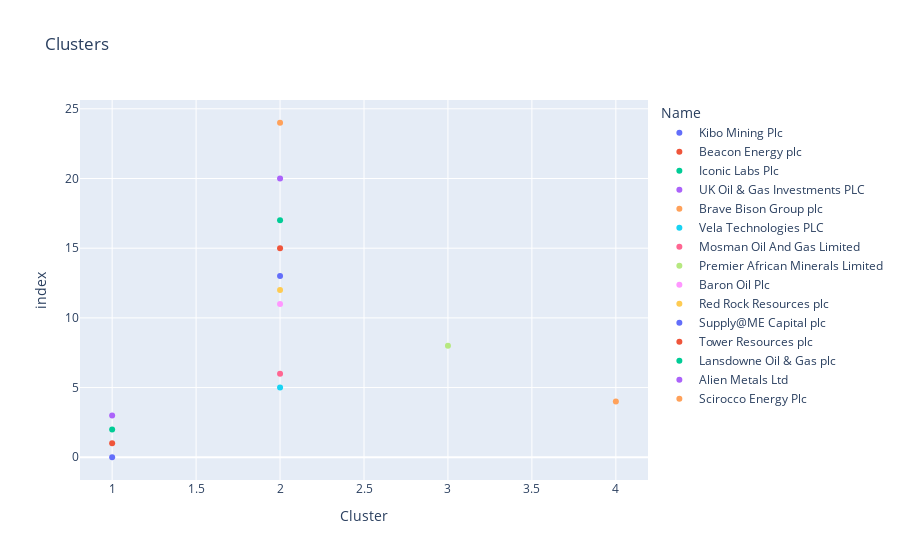

The notebook cell saved with this chart:
### Markdown cell above
### Clustering Evaluation

It will be hard to strictly assume that each group will have a set characteristics due to the nature of the data, however we can create visuals to help understand each cluster regardless of the number of clusters formed

### Code cell
display(px.scatter(stocks, "Cluster" , "index" ,"Name",title="Clusters"))

### Figure 1 — Plotly figure (JSON) as saved in the notebook; plotly's stock layout.template omitted (floating-point values rounded to 4 significant figures)
{"data": [{"hovertemplate": "Name=Kibo Mining Plc<br>Cluster=%{x}<br>index=%{y}<extra></extra>", "legendgroup": "Kibo Mining Plc", "marker": {"color": "#636efa", "symbol": "circle"}, "mode": "markers", "name": "Kibo Mining Plc", "orientation": "v", "showlegend": true, "type": "scatter", "x": [1], "xaxis": "x", "y": [0], "yaxis": "y"}, {"hovertemplate": "Name=Beacon Energy plc<br>Cluster=%{x}<br>index=%{y}<extra></extra>", "legendgroup": "Beacon Energy plc", "marker": {"color": "#EF553B", "symbol": "circle"}, "mode": "markers", "name": "Beacon Energy plc", "orientation": "v", "showlegend": true, "type": "scatter", "x": [1], "xaxis": "x", "y": [1], "yaxis": "y"}, {"hovertemplate": "Name=Iconic Labs Plc<br>Cluster=%{x}<br>index=%{y}<extra></extra>", "legendgroup": "Iconic Labs Plc", "marker": {"color": "#00cc96", "symbol": "circle"}, "mode": "markers", "name": "Iconic Labs Plc", "orientation": "v", "showlegend": true, "type": "scatter", "x": [1], "xaxis": "x", "y": [2], "yaxis": "y"}, {"hovertemplate": "Name=UK Oil & Gas Investments PLC<br>Cluster=%{x}<br>index=%{y}<extra></extra>", "legendgroup": "UK Oil & Gas Investments PLC", "marker": {"color": "#ab63fa", "symbol": "circle"}, "mode": "markers", "name": "UK Oil & Gas Investments PLC", "orientation": "v", "showlegend": true, "type": "scatter", "x": [1], "xaxis": "x", "y": [3], "yaxis": "y"}, {"hovertemplate": "Name=Brave Bison Group plc<br>Cluster=%{x}<br>index=%{y}<extra></extra>", "legendgroup": "Brave Bison Group plc", "marker": {"color": "#FFA15A", "symbol": "circle"}, "mode": "markers", "name": "Brave Bison Group plc", "orientation": "v", "showlegend": true, "type": "scatter", "x": [4], "xaxis": "x", "y": [4], "yaxis": "y"}, {"hovertemplate": "Name=Vela Technologies PLC<br>Cluster=%{x}<br>index=%{y}<extra></extra>", "legendgroup": "Vela Technologies PLC", "marker": {"color": "#19d3f3", "symbol": "circle"}, "mode": "markers", "name": "Vela Technologies PLC", "orientation": "v", "showlegend": true, "type": "scatter", "x": [2], "xaxis": "x", "y": [5], "yaxis": "y"}, {"hovertemplate": "Name=Mosman Oil And Gas Limited<br>Cluster=%{x}<br>index=%{y}<extra></extra>", "legendgroup": "Mosman Oil And Gas Limited", "marker": {"color": "#FF6692", "symbol": "circle"}, "mode": "markers", "name": "Mosman Oil And Gas Limited", "orientation": "v", "showlegend": true, "type": "scatter", "x": [2], "xaxis": "x", "y": [6], "yaxis": "y"}, {"hovertemplate": "Name=Premier African Minerals Limited<br>Cluster=%{x}<br>index=%{y}<extra></extra>", "legendgroup": "Premier African Minerals Limited", "marker": {"color": "#B6E880", "symbol": "circle"}, "mode": "markers", "name": "Premier African Minerals Limited", "orientation": "v", "showlegend": true, "type": "scatter", "x": [3], "xaxis": "x", "y": [8], "yaxis": "y"}, {"hovertemplate": "Name=Baron Oil Plc<br>Cluster=%{x}<br>index=%{y}<extra></extra>", "legendgroup": "Baron Oil Plc", "marker": {"color": "#FF97FF", "symbol": "circle"}, "mode": "markers", "name": "Baron Oil Plc", "orientation": "v", "showlegend": true, "type": "scatter", "x": [2], "xaxis": "x", "y": [11], "yaxis": "y"}, {"hovertemplate": "Name=Red Rock Resources plc<br>Cluster=%{x}<br>index=%{y}<extra></extra>", "legendgroup": "Red Rock Resources plc", "marker": {"color": "#FECB52", "symbol": "circle"}, "mode": "markers", "name": "Red Rock Resources plc", "orientation": "v", "showlegend": true, "type": "scatter", "x": [2], "xaxis": "x", "y": [12], "yaxis": "y"}, {"hovertemplate": "Name=Supply@ME Capital plc<br>Cluster=%{x}<br>index=%{y}<extra></extra>", "legendgroup": "Supply@ME Capital plc", "marker": {"color": "#636efa", "symbol": "circle"}, "mode": "markers", "name": "Supply@ME Capital plc", "orientation": "v", "showlegend": true, "type": "scatter", "x": [2], "xaxis": "x", "y": [13], "yaxis": "y"}, {"hovertemplate": "Name=Tower Resources plc<br>Cluster=%{x}<br>index=%{y}<extra></extra>", "legendgroup": "Tower Resources plc", "marker": {"color": "#EF553B", "symbol": "circle"}, "mode": "markers", "name": "Tower Resources plc", "orientation": "v", "showlegend": true, "type": "scatter", "x": [2], "xaxis": "x", "y": [15], "yaxis": "y"}, {"hovertemplate": "Name=Lansdowne Oil & Gas plc<br>Cluster=%{x}<br>index=%{y}<extra></extra>", "legendgroup": "Lansdowne Oil & Gas plc", "marker": {"color": "#00cc96", "symbol": "circle"}, "mode": "markers", "name": "Lansdowne Oil & Gas plc", "orientation": "v", "showlegend": true, "type": "scatter", "x": [2], "xaxis": "x", "y": [17], "yaxis": "y"}, {"hovertemplate": "Name=Alien Metals Ltd<br>Cluster=%{x}<br>index=%{y}<extra></extra>", "legendgroup": "Alien Metals Ltd", "marker": {"color": "#ab63fa", "symbol": "circle"}, "mode": "markers", "name": "Alien Metals Ltd", "orientation": "v", "showlegend": true, "type": "scatter", "x": [2], "xaxis": "x", "y": [20], "yaxis": "y"}, {"hovertemplate": "Name=Scirocco Energy Plc<br>Cluster=%{x}<br>index=%{y}<extra></extra>", "legendgroup": "Scirocco Energy Plc", "marker": {"color": "#FFA15A", "symbol": "circle"}, "mode": "markers", "name": "Scirocco Energy Plc", "orientation": "v", "showlegend": true, "type": "scatter", "x": [2], "xaxis": "x", "y": [24], "yaxis": "y"}], "layout": {"legend": {"title": {"text": "Name"}, "tracegroupgap": 0}, "title": {"text": "Clusters"}, "xaxis": {"anchor": "y", "domain": [0, 1], "title": {"text": "Cluster"}}, "yaxis": {"anchor": "x", "domain": [0, 1], "title": {"text": "index"}}}}
